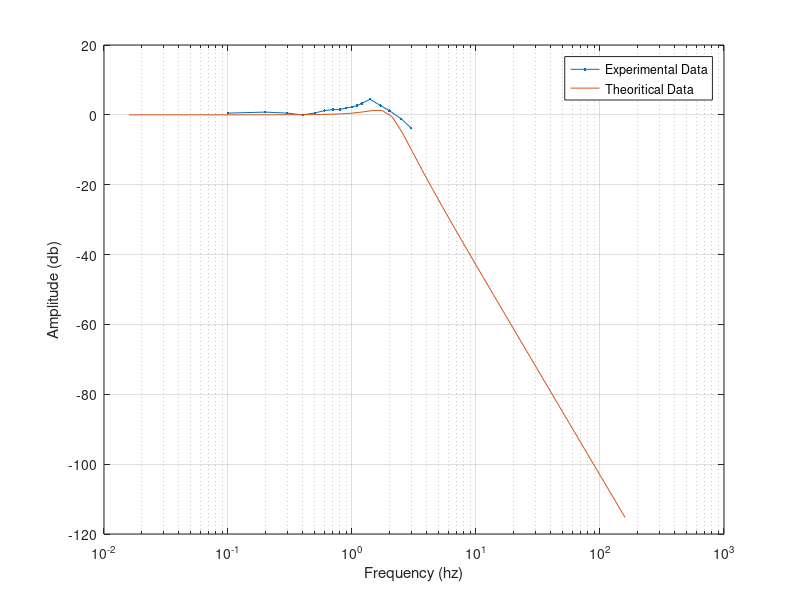
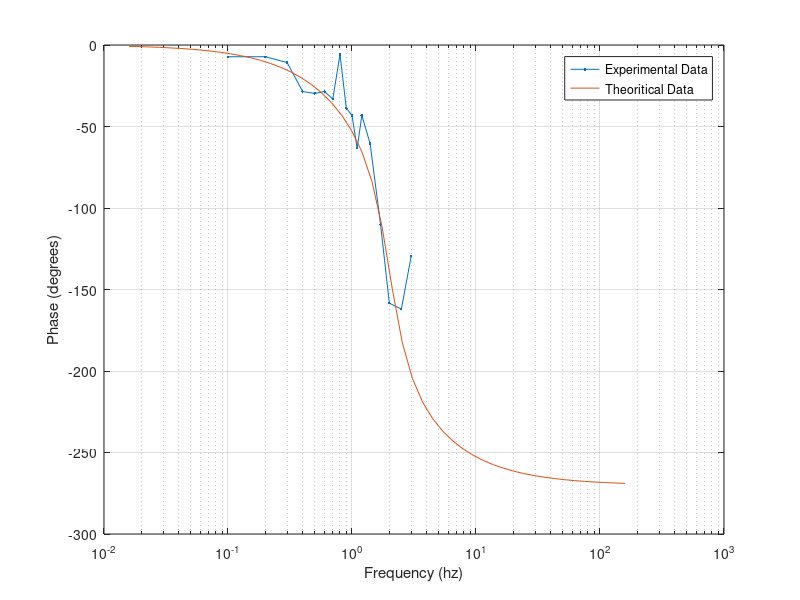
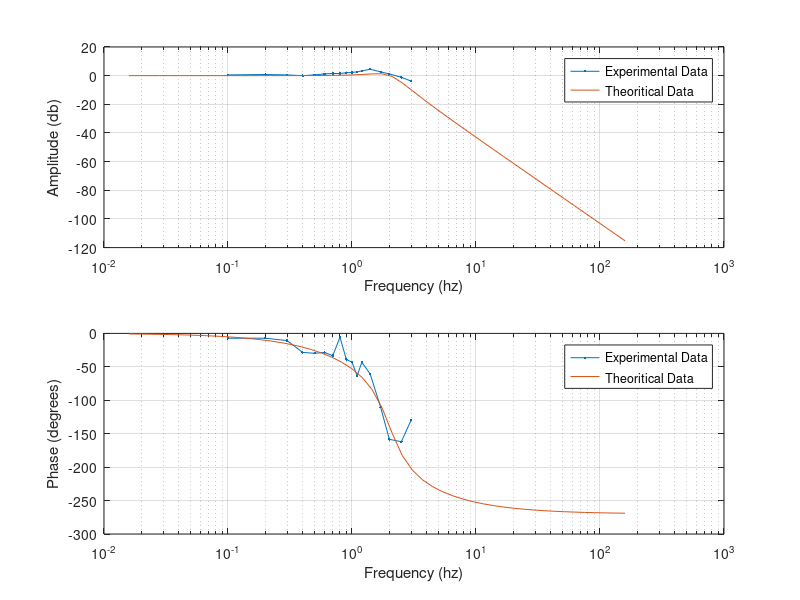

The MATLAB script that drew these images, in order:
clear;
close all;
A = csvread('Motor Only Bode Data.csv');
freq = A(:,1);
Amp = A(:,2);
Phase = A(:,3).*freq(:,1)*(-360);
% The three model parameters that mus be determined are the Gain, Zeta, and omegan
zeta = 0.6% Damping ratio
frequency_n = 2.5 % Natural Frequency Hz
omegan = 2*pi*frequency_n;
Ktot = 7 % Note the gain is calculated from the low frequency amplitude
num = Ktot*omegan^2
den = [1 2*zeta*omegan omegan^2 Ktot*omegan^2]
sys = tf(num,den);
w = logspace(-1,3);
[Mag_t,Phase_t] = bode(sys,w);
Mag_t = squeeze(Mag_t);
Phase_t = squeeze(Phase_t);
% % Motor model
% L = % Inductance (H)
% Kt = % Torque constant (N-m/A)
% R = % Resistance (Ohm)
% Kbac = % Back emf constant (V/(rad/s))
% I = % Rotor inertia (kg-m2)
% b = % Viscous Damping (N-m-s)
% Ktac = % Tachometer constant (V/(rad/s))
% Kamp = % Amplifier gain
% num_motor = Kt * Kamp * Ktac;
% den_motor = [I*L (b*L + I*R) (R*b + Kt*Kbac)];
% sys_motor = tf(num_motor,den_motor)
% [Mag_motor,Phase_motor] = bode(sys_motor,w);
% Mag_motor = squeeze(Mag_motor);
% Phase_motor = squeeze(Phase_motor);
% omegan_motor = sqrt((R*b + Kt*Kbac)/ (I*L))
% Zeta_motor = (b*L + I*R)/(2*omegan_motor*I*L)
% frequency_motor = omegan_motor/(2*pi)
% mech_time_constant = (R*I)/(Kbac*Kt)
% elec_time_constant = L/R
% roots_den_motor = roots(den_motor)
%Seperate Plots
figure
semilogx(freq,20*log10(Amp),'.-',w/(2*pi),20*log10(Mag_t))
grid
xlabel('Frequency (hz)')
ylabel('Amplitude (db)')
legend('Experimental Data','Theoritical Data')
figure
semilogx(freq,Phase,'.-',w/(2*pi),Phase_t)
grid
xlabel('Frequency (hz)')
ylabel('Phase (degrees)')
legend('Experimental Data','Theoritical Data','Motor Model')

%Subplots
figure
subplot(2,1,1), semilogx(freq,20*log10(Amp),'.-',w/(2*pi),20*log10(Mag_t))
grid
xlabel('Frequency (hz)')
ylabel('Amplitude (db)')
legend('Experimental Data','Theoritical Data')
subplot(2,1,2), semilogx(freq,Phase,'.-',w/(2*pi),Phase_t)
grid
xlabel('Frequency (hz)')
ylabel('Phase (degrees)')
legend('Experimental Data','Theoritical Data')